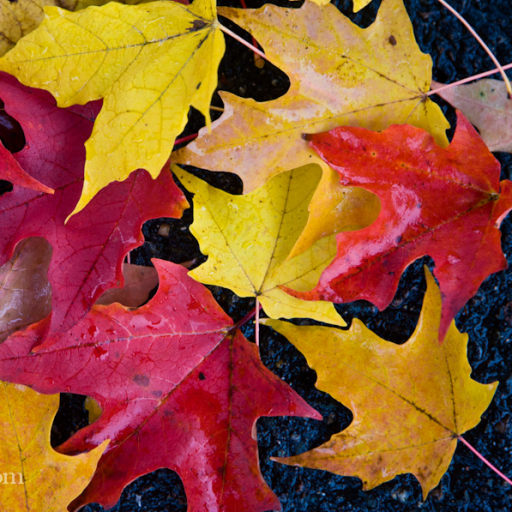
#> input picture computer_vision/images/leaves.png, 512 x 512 px
$ python 05_border_types.py
#> lines starting #> are read from the running program, lines starting #| are printed output that depends on the picture
import numpy as np
import cv2
import matplotlib.pyplot as plt

"""
在过滤(filtering)图片时, Border 类型对于保持图片大小起决定作用. 因为 filters 会扩展图片的
边界(edge).
"""

img = cv2.imread('images/leaves.png')
#> img is the input picture: shape (512, 512, 3); mean B, G, R 48.3, 85.7, 150.8
red = [0, 0, 255]  # boarder color

# Border 类型
# cv2.BORDER_REPLICATE - Last element is replicated throughout for the total
# width specified, for example:  11111|1234567|777777 直接用边界的颜色填充
#
# cv2.BORDER_REFLECT - Border will be mirror reflection of the elements near
# the edges, for example : 54321|1234567|76543 倒映
#
# cv2.BORDER_REFLECT_101 or cv2.BORDER_DEFAULT - Similar to cv2.BORDER_REFLECT
# but, the value at the edge is not refelcted, for example: 65432|1234567|65432
# 倒映，和上面类似，但在倒映时，会把边界空开
#
# cv2.BORDER_WRAP - Pulls the border from the opposite edge. It will look like
# this : 34567|1234567|12345 上下, 左右重复.
#
# cv2.BORDER_CONSTANT - Adds a constant colored border. The value in RGB or BGR
# should be given as next argument. In this case Red [255, 0,0] 常量，增加的变量通
# 通为value色

border_w = [75, 75, 75, 75]
replicate = cv2.copyMakeBorder(img, *border_w, cv2.BORDER_REPLICATE)
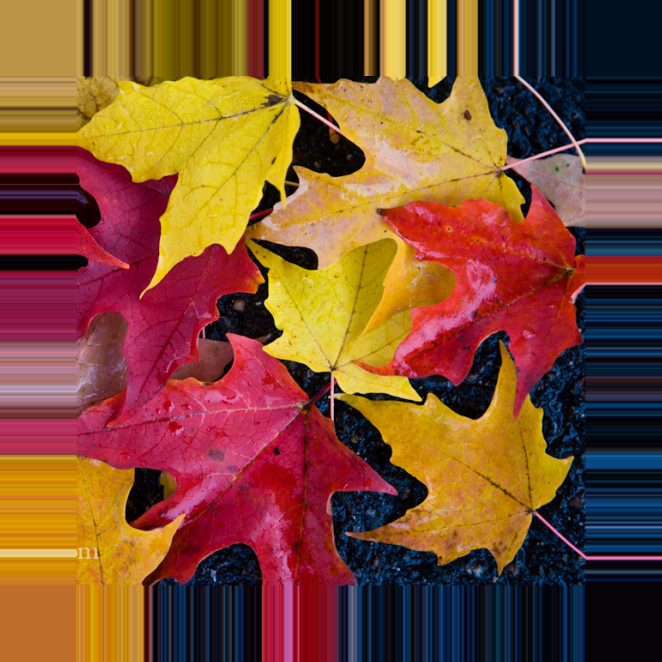
#> replicate: shape (662, 662, 3); mean B, G, R 48.3, 76.5, 126.5
reflect = cv2.copyMakeBorder(img, *border_w, cv2.BORDER_REFLECT)
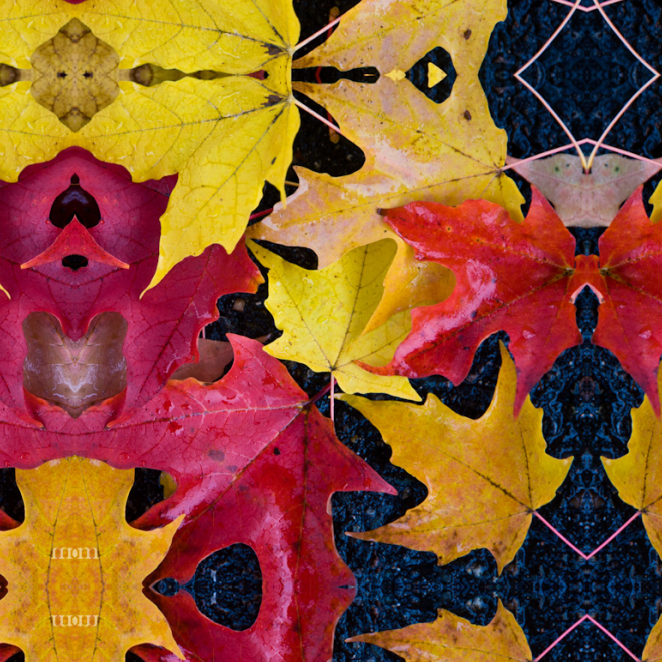
#> reflect: shape (662, 662, 3); mean B, G, R 46.9, 84, 141.6
reflect_101 = cv2.copyMakeBorder(img, *border_w, cv2.BORDER_REFLECT_101)
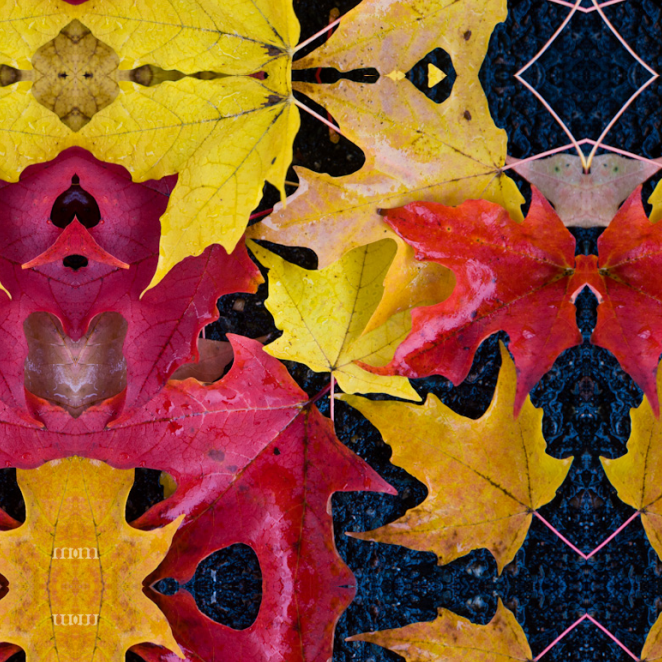
#> reflect_101: shape (662, 662, 3); mean B, G, R 46.8, 84.1, 141.9
wrap = cv2.copyMakeBorder(img, *border_w, cv2.BORDER_WRAP)
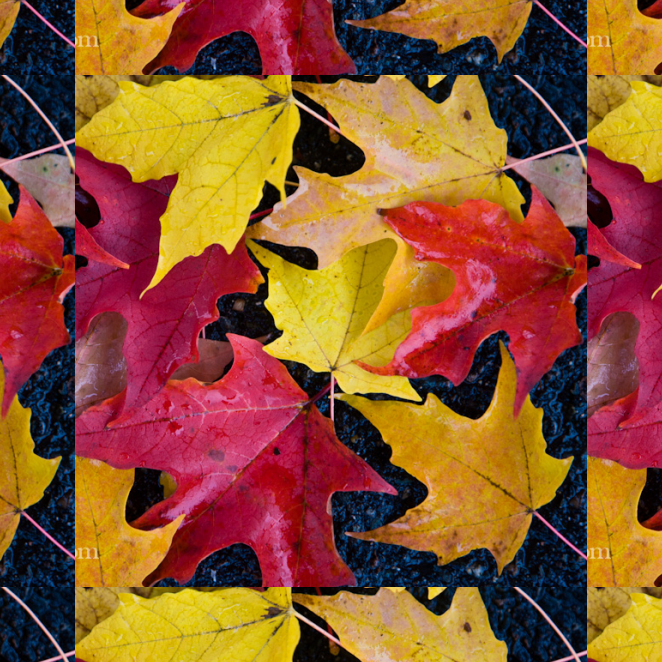
#> wrap: shape (662, 662, 3); mean B, G, R 46.9, 84, 141.6
constant = cv2.copyMakeBorder(img, *border_w, cv2.BORDER_CONSTANT, value=red)
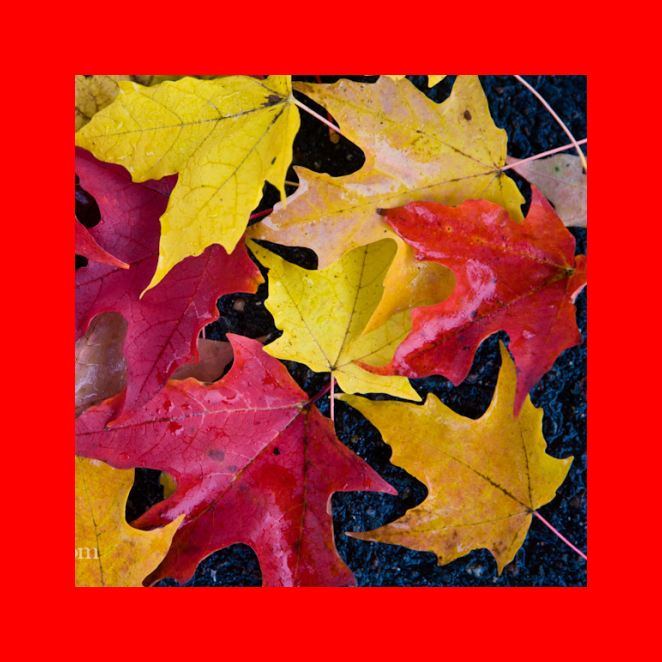
#> constant: shape (662, 662, 3); mean B, G, R 28.9, 51.3, 192.7

img_rgb = cv2.cvtColor(img, cv2.COLOR_BGR2RGB)
replicate_rgb = cv2.cvtColor(replicate, cv2.COLOR_BGR2RGB)
reflect_rgb = cv2.cvtColor(reflect, cv2.COLOR_BGR2RGB)
reflect_101_rgb = cv2.cvtColor(reflect_101, cv2.COLOR_BGR2RGB)
wrap_rgb = cv2.cvtColor(wrap, cv2.COLOR_BGR2RGB)
constant_rgb = cv2.cvtColor(constant, cv2.COLOR_BGR2RGB)

plt.subplot(231), plt.imshow(img_rgb), plt.title('Original')
plt.xticks([]), plt.yticks([])

plt.subplot(232), plt.imshow(replicate_rgb), plt.title('REPLICATE')
plt.xticks([]), plt.yticks([])

plt.subplot(233), plt.imshow(reflect_rgb), plt.title('REFLECT')
plt.xticks([]), plt.yticks([])

plt.subplot(234), plt.imshow(reflect_101_rgb), plt.title('REFLECT_101')
plt.xticks([]), plt.yticks([])

plt.subplot(235), plt.imshow(wrap_rgb), plt.title('WRAP')
plt.xticks([]), plt.yticks([])

plt.subplot(236), plt.imshow(constant_rgb), plt.title('CONSTANT')
plt.xticks([]), plt.yticks([])

plt.show()

# 结论: 通常采用 reflection 作为 boarder
# TODO: 通过数据说明为何 reflection 最好

$ run again, with computer_vision/images/bicycle.png copied over computer_vision/images/leaves.png
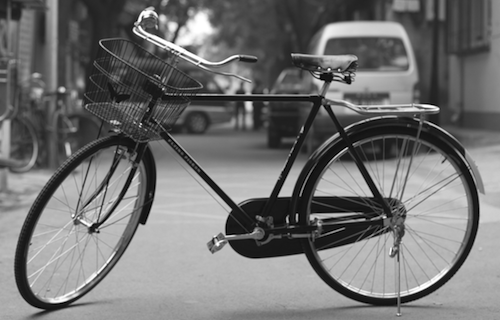
#> input picture computer_vision/images/bicycle.png, 500 x 320 px
#> img is the input picture: shape (320, 500, 3); min 0, max 255, mean 114.2
#> `wrap = cv2.copyMakeBorder(img, *border_w, cv2.BORDER_WRAP)`:
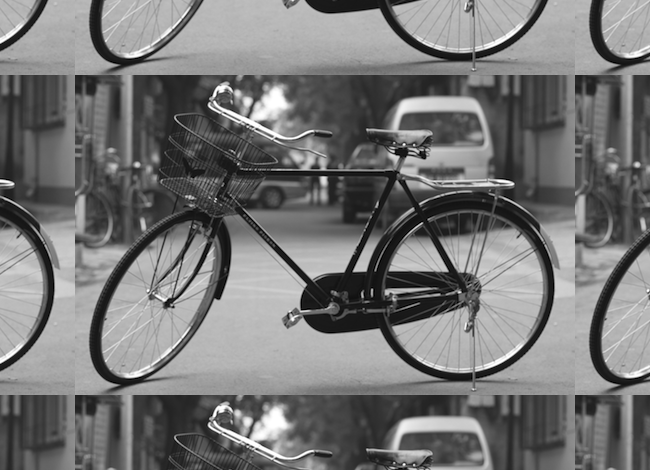
#> wrap: shape (470, 650, 3); min 0, max 255, mean 117.5
#> `constant = cv2.copyMakeBorder(img, *border_w, cv2.BORDER_CONSTANT, val..`:
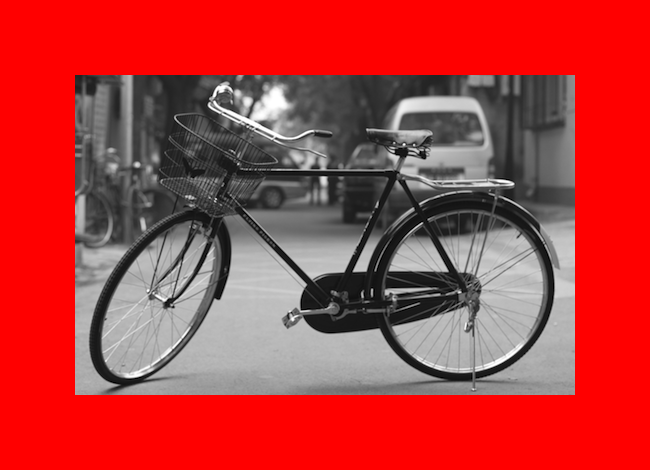
#> constant: shape (470, 650, 3); mean B, G, R 59.8, 59.8, 181.2
